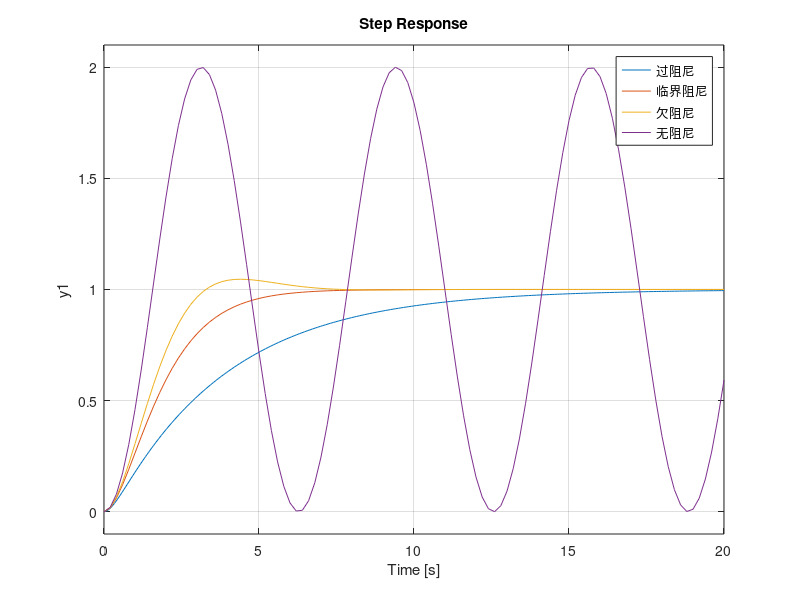

Write MATLAB code to recreate this figure.
clc;
clear;
close all;
w_n=1;t_final=20;
zeta=2;G_2order0 = tf([1],[1 2*zeta*w_n w_n^2]);
zeta=1;G_2order1 = tf([1],[1 2*zeta*w_n w_n^2]);
zeta=0.7;G_2order2 = tf([1],[1 2*zeta*w_n w_n^2]);
zeta=0;G_2order3 = tf([1],[1 2*zeta*w_n w_n^2]);

figure;
step(G_2order0,G_2order1,G_2order2,G_2order3,t_final);grid on;hold on;
legend('过阻尼','临界阻尼','欠阻尼','无阻尼');
